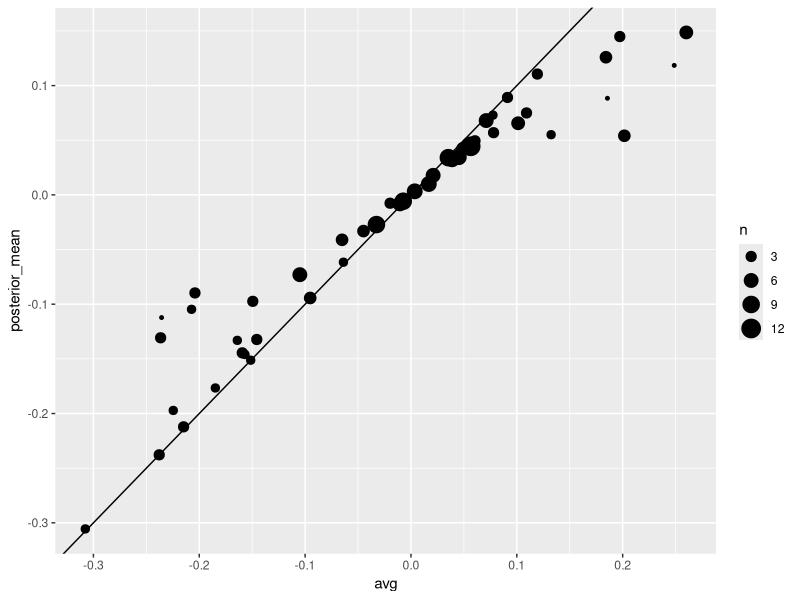
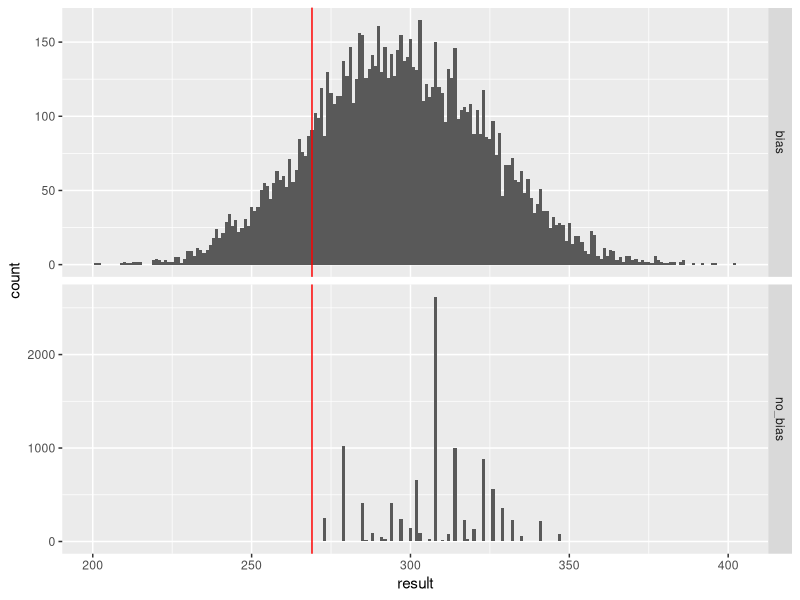

R code for these plots, in order:
# Predicting the electoral college
library(tidyverse)
library(dslabs)
data("polls_us_election_2016")
results = polls_us_election_2016 %>%
  filter(state != "U.S." &
           !str_detect(state, "CD") &
           enddate >="2016-10-31" & 
           (grade %in% c("A+","A","A-","B+") | is.na(grade))) %>%
  mutate(spread = rawpoll_clinton/100 - rawpoll_trump/100) %>%
  group_by(state) %>%
  summarize(avg = mean(spread), sd = sd(spread), n = n()) %>%
  mutate(state = as.character(state)) %>%
  arrange(abs(avg))
results = left_join(results, results_us_election_2016, by = "state")
# states with no polls: note Rhode Island and District of Columbia = Democrat
results_us_election_2016 %>% filter(!state %in% results$state)
# assign median sd to states without sd value
results = results %>%
  mutate(sd = ifelse(is.na(sd), median(sd, na.rm = TRUE), sd))

# we will start by establishing a prior with mu = 0 and 
# tau = 0.02 (results from each state do not chang that much every year)
# let's also make the incorrect assumption that state results are independent.
mu = 0
tau = 0.02
results = results %>% 
  mutate(sigma = sd / sqrt(n),
         B = (sigma ^ 2) / ((sigma ^ 2) + (tau ^ 2)),
         posterior_mean  = B * mu + ((1 - B) * avg),
         posterior_se = sqrt( 1 / (1/sigma^2 + 1/tau^2))) %>%
  arrange(abs(posterior_mean))
results %>% ggplot(aes(avg, posterior_mean, size = n)) +
  geom_point() +
  geom_abline(slope = 1, intercept = 0)
# results based on posterior mean move estimates towards 0
# this is less noticeable in states with many polls since
# the more polls conducted, the more we trust those results
# let's do 10,000 monte carlo simulations
# and construct an estimate
B = 10000
mu = 0
tau = 0.02
clinton_ev_no_bias = replicate(B, {
  results %>% 
    mutate(sigma = sd / sqrt(n),
           B = (sigma ^ 2) / ((sigma ^ 2) + (tau ^ 2)),
           posterior_mean = B * mu + ((1 - B) * avg),
           posterior_se = sqrt( 1 / (1/sigma^2 + 1/tau^2)),
           result = rnorm(length(posterior_mean), 
                          posterior_mean,
                          posterior_se),
           clinton = ifelse(result > 0, electoral_votes, 0)) %>%
    summarize(clinton = sum(clinton)) %>%
    pull(clinton) + 7
})
mean(clinton_ev_no_bias > 269) 

# This prediction gives Clinton a 99% chance of winning, this is 
# quite off since the analysis is ignoring the general bias and assumes
# that state results are independent from one another.
# Let's improve the estimate by adding a general bias term sigma_bias = 0.03
# (most election results have a general bias of 1-2%), we will add this
# bias to sigma: sigma = sqrt(sd ^ 2 / n + bias ^ 2)
B = 10000
mu = 0
tau = 0.02
sigma_bias = 0.03
clinton_ev_bias = replicate(B, {
  results %>% 
    mutate(sigma = sqrt((sd ^ 2/ n) + sigma_bias ^ 2),
           B = (sigma ^ 2) / ((sigma ^ 2) + (tau ^ 2)),
           posterior_mean = B * mu + ((1 - B) * avg),
           posterior_se = sqrt( 1 / (1/sigma^2 + 1/tau^2)),
           result = rnorm(length(posterior_mean), 
                          posterior_mean,
                          posterior_se),
           clinton = ifelse(result > 0, electoral_votes, 0)) %>%
    summarize(clinton = sum(clinton)) %>%
    pull(clinton) + 7
})
mean(clinton_ev_bias > 269) 
# This model gives Clinton a more reasonable chance of winning and
# its closer to the FiveThirtyEight estimate of 71%(this estimate
# could be improved by using a t-distribution), a bar plot
# shows how this general bias variability affects results:
simulation_results = data.frame(bias = clinton_ev_bias, 
                                no_bias = clinton_ev_no_bias) %>%
  gather(approach, result)
simulation_results %>% ggplot(aes(result)) +
  geom_histogram(binwidth = 1) +
  geom_vline(xintercept = 269, col = "red") +
  facet_grid(rows = vars(approach), scales = "free")
